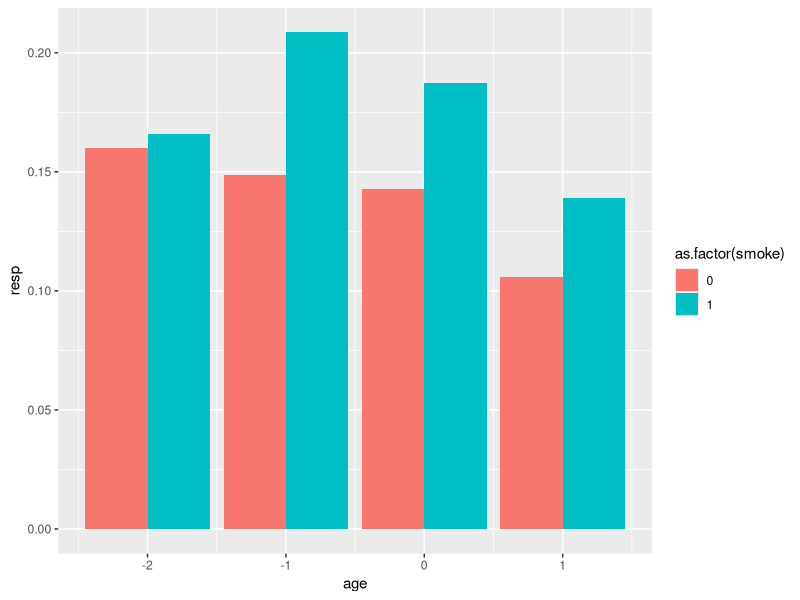
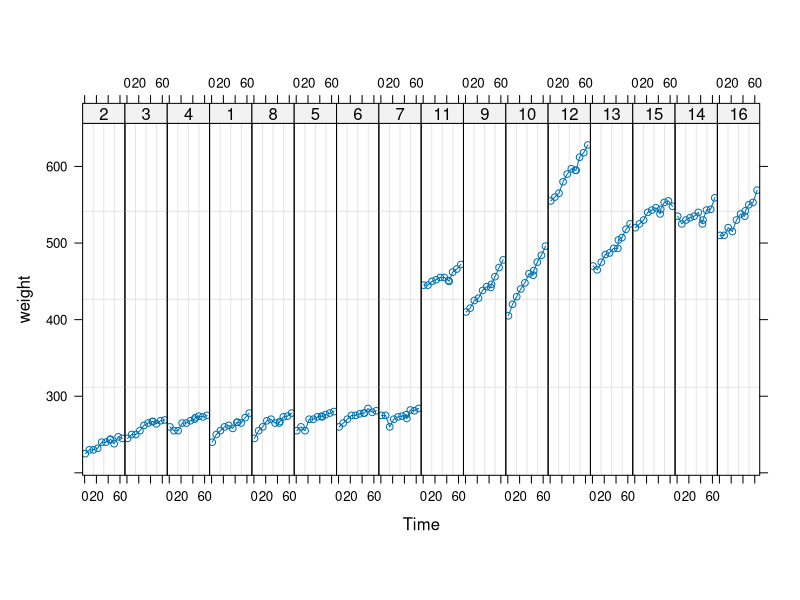
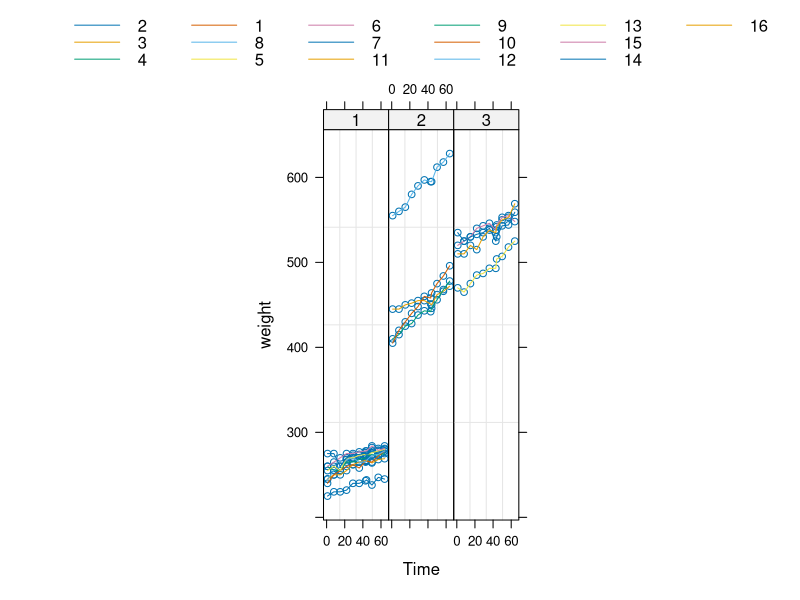
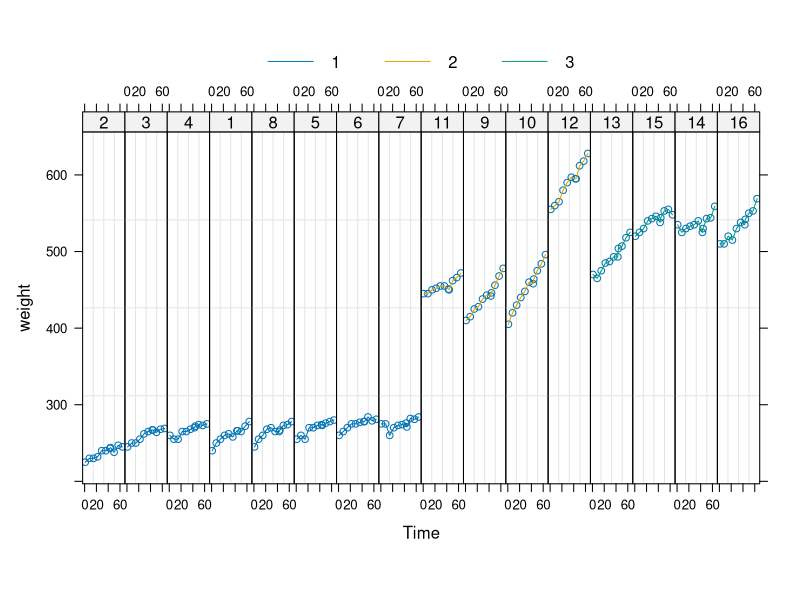
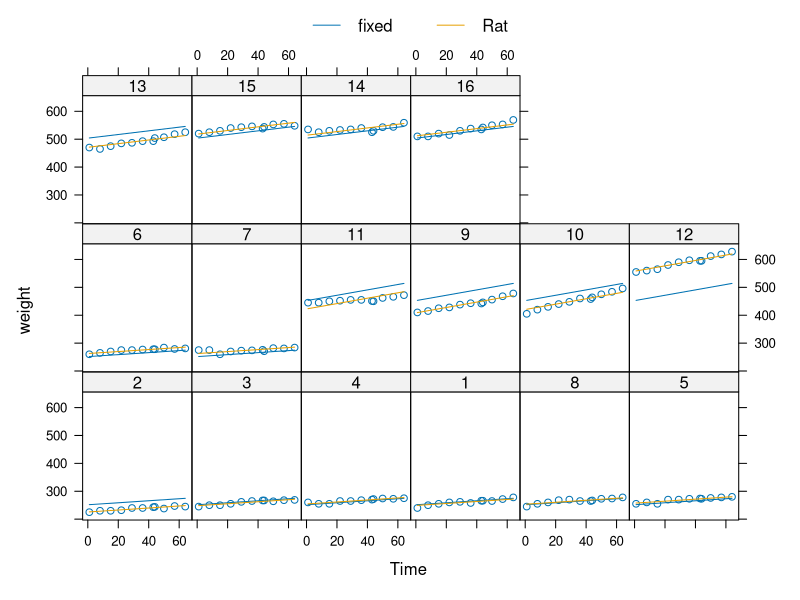
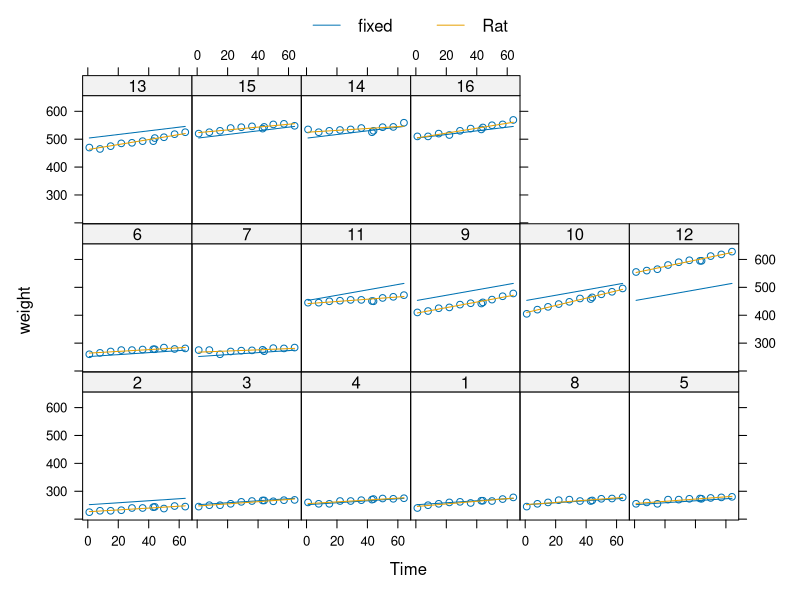
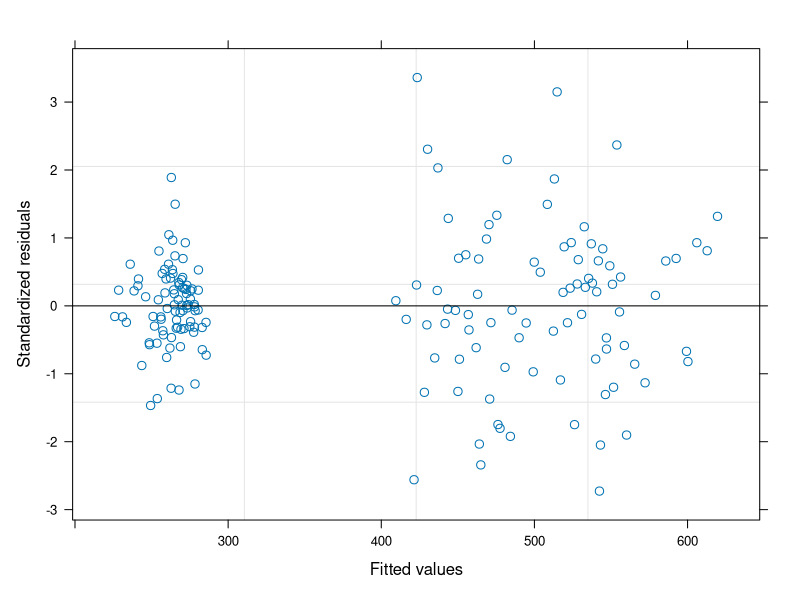

Generate these figures, in order, with R:
## ---- chunk 1
knitr::opts_chunk$set(echo = TRUE, comment="", message=FALSE, 
                      warning=FALSE, cache=TRUE, fig.width = 3, 
                      fig.height = 3)
## ---- chunk 2
library(geepack)
data(ohio)
head(ohio)
## ---- chunk 3
library(ggplot2)
dd.agg <- aggregate(resp ~ age + smoke, 
                    data=ohio, FUN = mean)
ggplot(dd.agg, aes(y=resp, x=age,
                   fill=as.factor(smoke))) + 
    geom_bar(position="dodge", stat="identity")
## ---- chunk 4
fit.exch <- geeglm(resp~age*smoke, 
                   family=binomial(link="logit"),
                   data=ohio, id=id, 
                   corstr = "exchangeable",
                   std.err="san.se")
fit.unstr <- geeglm(resp~age*smoke, 
                    family=binomial(link="logit"),
                    data=ohio, id=id, 
                    corstr = "unstructured",
                    std.err="san.se")
## ---- chunk 5
summary(fit.exch)
## ---- chunk 6
summary(fit.unstr)
## ---- chunk 7
fit <- geeglm(resp~factor(age)+smoke, family=binomial(link="logit"),
              data=ohio, id=id, corstr = "exchangeable",
              std.err="san.se")
summary(fit)
## ---- chunk 8
fit1 <- geeglm(resp ~ factor(age) + smoke,
               family=binomial(link="logit"),
               data=ohio, id=id, corstr = "exchangeable",
               std.err="san.se")
fit2 <- geeglm(resp ~ factor(age), family=binomial(link="logit"),
               data=ohio, id=id, corstr = "exchangeable",
               std.err="san.se")
## ---- chunk 9
anova(fit1, fit2)
## ---- chunk 10
summary(fit1)
## ---- chunk 11
library(doBy)
est <- esticon(fit, diag(5))
rownames(est) <- names(coef(fit))
est
## ---- chunk 12
OR.CI <- exp(cbind(est$estimate, est$lwr, est$upr))
rownames(OR.CI) <- names(coef(fit))
colnames(OR.CI) <- c("OR", "Lower OR", "Upper OR")
OR.CI
## ---- chunk 13
val <- esticon(fit, c(0,-1,1,0,1))
exp(val$estimate)
val
## ---- chunk 14
library(nlme)
data("BodyWeight" , package="nlme")
head(BodyWeight)
## ---- chunk 15
datos.s <-groupedData(weight ~ Time | Rat, BodyWeight)
head(datos.s)
## ---- chunk 16
plot(datos.s)
## ---- chunk 17
plot(datos.s, outer="Diet")
## ---- chunk 18
plot(datos.s, inner="Diet")
## ---- chunk 19
mod.lme <-lme(weight ~ Time * Diet, datos.s, random =  ~ 1)
mod.lme
## ---- chunk 20
plot(augPred(mod.lme, level = 0:1, length.out = 2))
## ---- chunk 21
summary(mod.lme)
## ---- chunk 22
mod.lm <-lm(weight ~ Time * Diet, BodyWeight)
summary(mod.lm)
## ---- chunk 23
mod.lme2 <-lme(weight ~ Time * Diet, random = ~ Time,
               datos.s)
summary(mod.lme2)
## ---- chunk 24
plot(augPred(mod.lme2, level = 0:1, length.out = 2))
## ---- chunk 25
anova(mod.lme, mod.lme2)
## ---- chunk 26
plot(mod.lme)
## ---- chunk 27
library(lme4)
mod.bin <- glmer(resp ~ age*smoke + (1|id), 
                data=ohio, family="binomial" )
## ---- chunk 28
summary(mod.bin)
## ---- chunk 29
se <- sqrt(diag(vcov(mod.bin)))
tab <- cbind(Est = fixef(mod.bin),
            Lower = fixef(mod.bin) - 1.96 * se, 
            Upper = fixef(mod.bin) + 1.96 * se)
## ---- chunk 30
tab
